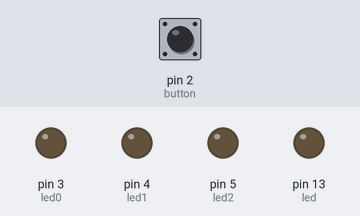
Simulated run of this sketch. Board: Arduino Uno, built with avr-gcc and run on an emulated ATmega328P. Parts: output pins drawn as LEDs (lit = HIGH). The inputs (shaded band) are chosen by the test bench; at power-on: pin 2 (button) LOW. What the sketch prints to the serial monitor is not drawn.

Above: at 1.2 s.
1.3 s: pin 2 (button) pulled HIGH for 0.15 s
At 1.8 s:
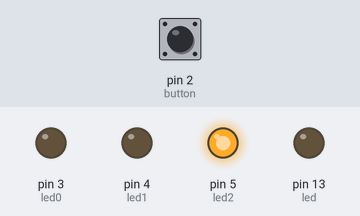
2.9 s: pin 2 (button) pulled HIGH for 1 s
At 4.4 s:
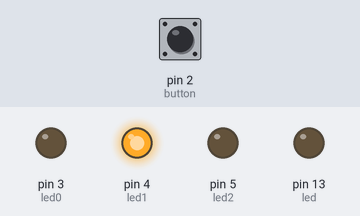
5.4 s: pin 2 (button) pulled HIGH for 0.15 s
At 6.2 s:
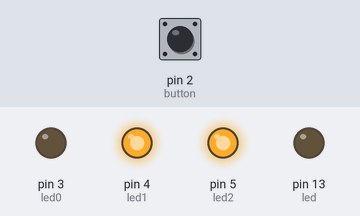
7.0 s: pin 2 (button) pulled HIGH for 3.2 s
At 8.1 s:
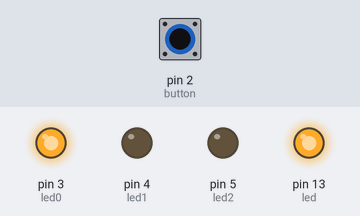
11.7 s: pin 2 (button) pulled HIGH for 0.15 s
At 12.1 s:
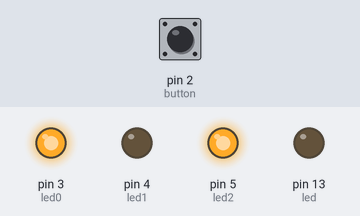
13.3 s: pin 2 (button) pulled HIGH for 1 s
At 14.7 s:
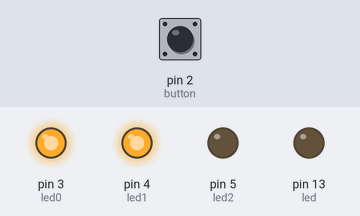
Timing chart, 0 to 16.3 s (numbered marks = the images above; inputs shaded):
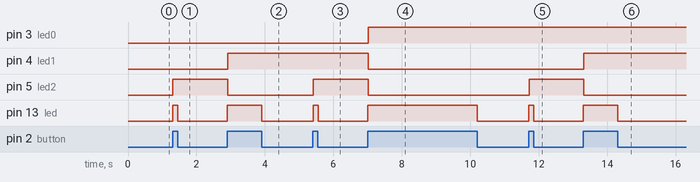

Measured:
- after the input at 1.3 s, pin 5 (led2): LOW → HIGH at once; pin 13 (led): LOW → HIGH at once, → LOW 0.15 s later
- after the input at 2.9 s, pin 4 (led1): LOW → HIGH at once; pin 5 (led2): HIGH → LOW at once; pin 13 (led): LOW → HIGH at once, → LOW 1.0 s later
- after the input at 5.4 s, pin 5 (led2): LOW → HIGH at once; pin 13 (led): LOW → HIGH at once, → LOW 0.15 s later
- after the input at 7.0 s, pin 3 (led0): LOW → HIGH at once; pin 4 (led1), pin 5 (led2): HIGH → LOW at once; pin 13 (led): LOW → HIGH at once, → LOW 3.2 s later
- after the input at 11.7 s, pin 5 (led2): LOW → HIGH at once; pin 13 (led): LOW → HIGH at once, → LOW 0.15 s later
- after the input at 13.3 s, pin 4 (led1): LOW → HIGH at once; pin 5 (led2): HIGH → LOW at once; pin 13 (led): LOW → HIGH at once, → LOW 1.0 s later

The sketch:

3_1.ino
```cpp
int button=2;
int led0=3;
int led1=4;
int led2=5;
int led=13;
int count=0;
int state=1;
int r[3]={0,0,0};

void setup() {
  // put your setup code here, to run once:
  pinMode(button,INPUT);
  pinMode(led,OUTPUT);
  pinMode(led0,OUTPUT);
  pinMode(led1,OUTPUT);
  pinMode(led2,OUTPUT);
  Serial.begin(9600);
}

void binaryv(int number)
{
  int binaryv=0;
  int i=0;
  r[0]=0;
  r[1]=0;
  r[2]=0;
  //int temp=0;
  while(number!=0)
  {
    if(number%2!=0)
    {
      r[i]=1;
    }
    else
    {
      r[i]=0;
    }
    i++;
    number=number/2;
  }

}

void loop() {
  // put your main code here, to run repeatedly:
  int value=digitalRead(button);
  if(value==HIGH)
  {
    digitalWrite(led, HIGH);
    if(state==0)
    {
      count=count+1;
    }
    state=1;
  }
  else
  {
    state=0;
    digitalWrite(led,LOW);
  }
  if(count==8)
  {
    count=0;
  }
  binaryv(count);

  Serial.print(r[2]);
  Serial.print(r[1]);
  Serial.println(r[0]);
  Serial.println(count);
  digitalWrite(led0,r[2]);
  digitalWrite(led1,r[1]);
  digitalWrite(led2,r[0]);

}
```
